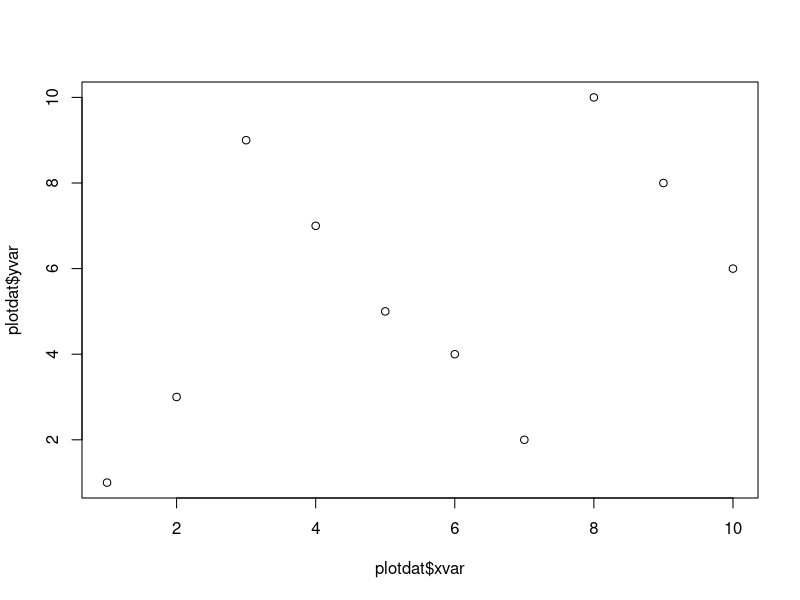
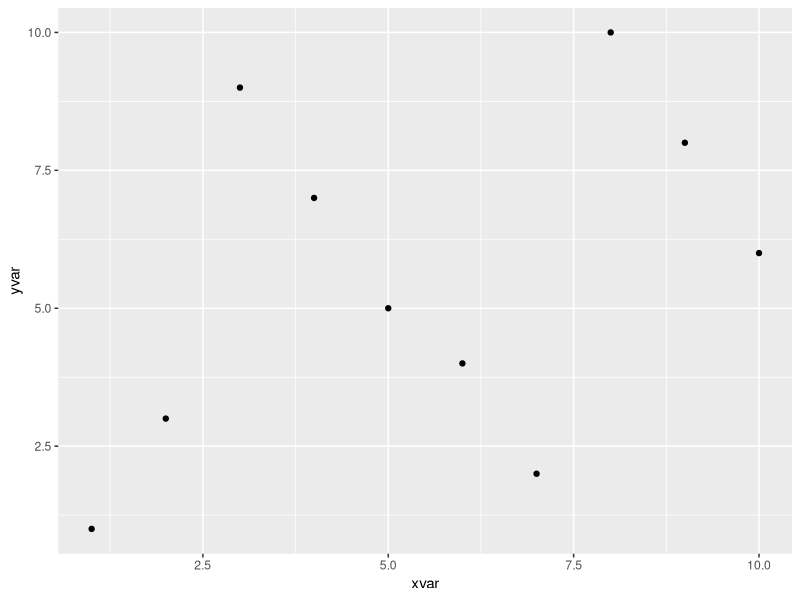
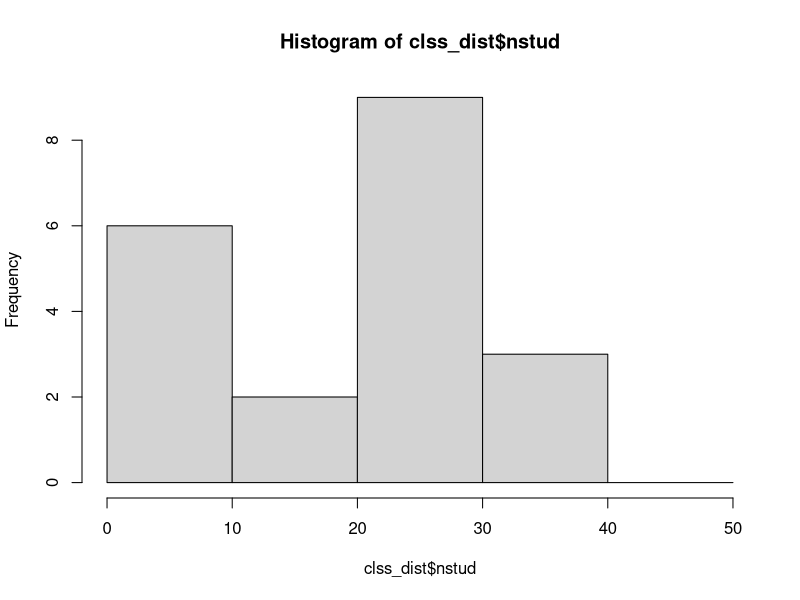
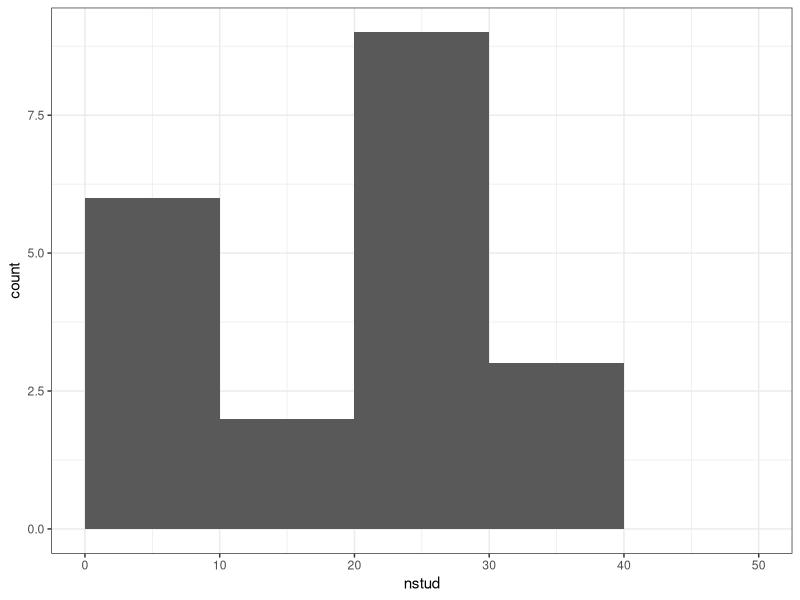
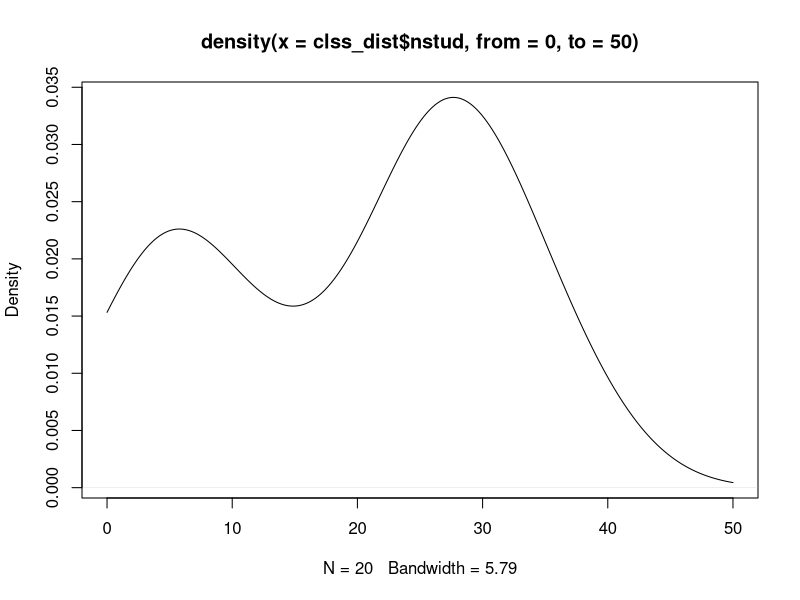
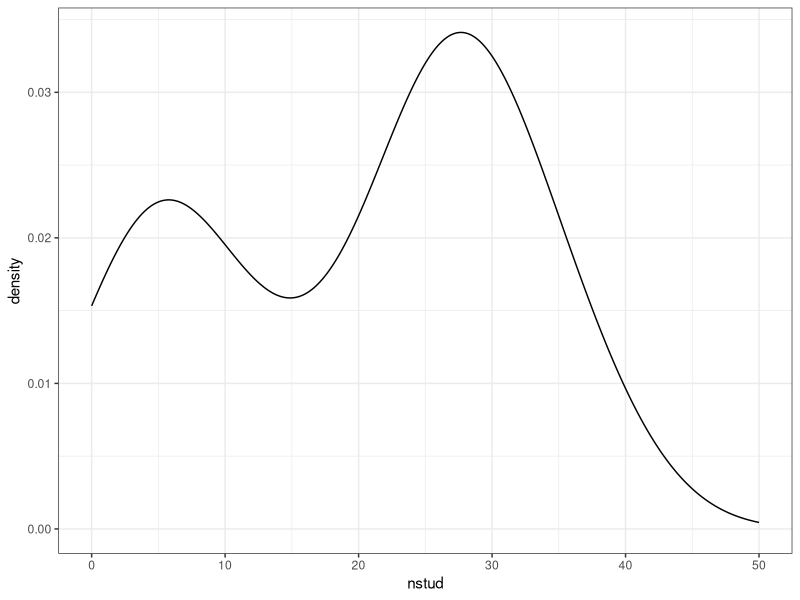
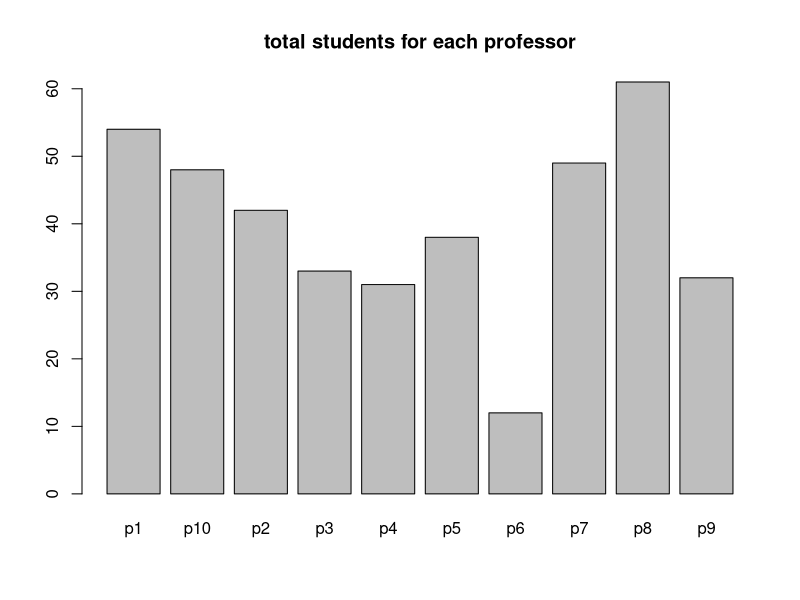
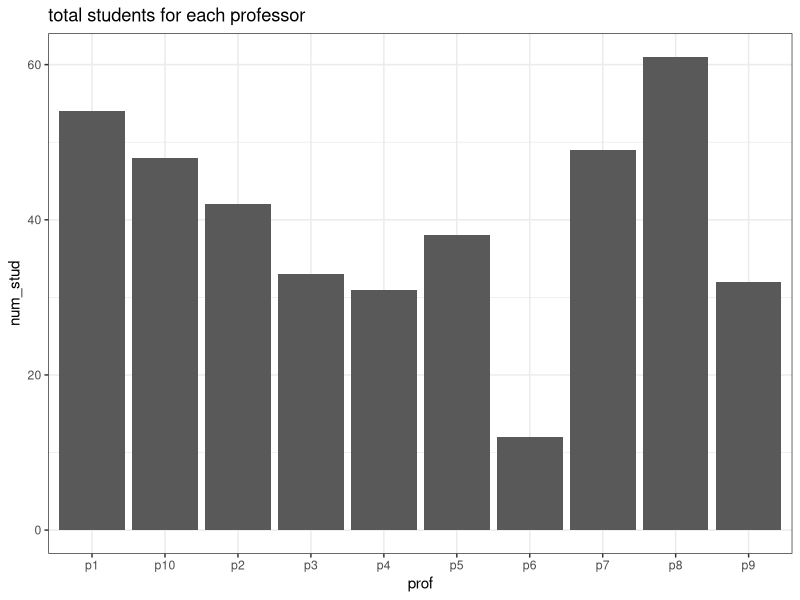

Generate these figures, in order, with R:
### load dependencies and functions #######################
# === === === === === === 
#
# pipe-chaining operators
library("magrittr")
# chainable data manipulation operations
library("dplyr")
# the best graphics framework around
library("ggplot2")
#
# define some functions that we'll use below
round_up <- function(x, to=10){
  # round number up to nearest increment of 'to'
  to * (x %/% to + ifelse(x %% to != 0, 1, 0))
}
# === === === === === === 


### simulate some data ####################################
# === === === === === === 
#
# specify number of profs, students, classes
nprof <- 10
nstud <- 100
nclss <- 20
#
# specify num classes taught by profs, taken by students
nteach <- nclss/nprof
ntake  <- 4
#
# create identifiers for profs, studs, classes
prof <- paste0("p", seq_len(nprof))
stud <- paste0("s", seq_len(nstud))
clss <- paste0("c", seq_len(nclss))
#
# assign profs to classes
profclss <- data.frame(
  prof=rep(prof, times=nteach),
  clss=rep(clss, length.out=nprof*nteach), 
  stringsAsFactors=FALSE
)
#
# assign students to classes
studclss <- data.frame(
  # each student, repeated "takes" times
  stud=rep(stud, times=ntake) ,
  # assign students to classes
  clss=c(
    # make sure every student has at least one class
    clss, 
    # randomly assign students to the rest of their classes
    sample(clss, size=(nstud*ntake) -nclss, replace=TRUE, prob=runif(nclss))
  ), 
  stringsAsFactors=FALSE
)
# === === === === === === 


### check and re-simulate data as necessary ###############
# === === === === === === 
#
# since we want our fake data to have certain properties, we'll check
# whether it has them. if it doesn't, we'll re-simulate the relevant bits 
# of it repeatedly until it looks the way we want it to. 
# [this is *not* what we'd do with genuine data, of course!]
#
# check for dupes (dupes = row numbers of studclass that are duplicates)
dupes <- which(duplicated(studclss))
#
# if there are dupes, reassign students to classes until dupes are gone
if (length(dupes) == 0){
  print("no dupes to worry about -- wha are the chances?!")
} else { 
  # assuming we *do* have dupes...
  # initialize counter, to count the number of iterations it takes 
  counter <- 1
  # this keeps looping until length(dupes) == 0, i.e. until dupes are gone
  while (length(dupes) > 0){
    # get a new random value of clss for rows that are dupes
    studclss$clss[dupes] <- sample(clss, size=length(dupes), replace=TRUE)
    # now check what dupes are left (if any)
    dupes <- which(duplicated(studclss))
    # print the iteration number and the number of dupes left
    print(paste0("iteration ",counter,": ",length(dupes)," dupes left"))
    # update the iteration counter
    counter <- counter + 1
  }
  # when while-loop is done running, check that we caught all dupe-enrollments
  studclss %>% group_by(stud) %>% summarize(
    hasdupe=length(clss) != length(unique(clss))
  ) %$% ifelse(
    sum(hasdupe) > 0, paste0("still got ",sum(hasdupe)," dupes!"), "dupes gone!"
  )
}
#
# check get distribution of course loads -- everyone shd have 4 
load_dist <- studclss %>% group_by(stud) %>% 
  summarize(nclss=length(unique(clss))) %$% nclss
#
if (unique(load_dist) != "4") {
  print("woah woah hold up, something is wrong! not everyone has 4 classes :/")
} else {
  print("all good -- everyone has exactly 4 classes. phew :p")
}
# === === === === === === 


### clean, transform, and organize data ###################
# === === === === === === 
#
# compute distribution of class sizes
clss_dist <- studclss %>% group_by(clss) %>% 
  summarize(nstud=length(unique(stud)))
#
# put the class sizes into categories, add as a column
clss_dist$nstud_cat <- cut(
  clss_dist$nstud, breaks=seq(from=0, to=round_up(max(clss_dist$nstud)), by=10)
)
#
# want to combine the prof-class table with the class size table 
# so first check that the columns we'll join by are identical
if (all(sort(unique(clss_dist$clss))==sort(unique(profclss$clss)))){
  print("id column is good to go :)")
} else print("different set of values in id columns :(")
#

# [START HEEEEEEERE] [START HEEEEEEERE] [START HEEEEEEERE] [START HEEEEEEERE]
# [START HEEEEEEERE] [START HEEEEEEERE] [START HEEEEEEERE] [START HEEEEEEERE]

# this sec needs to have:
#   - a reshape command
#   - two diff kinds of joins (or at least 1)
#   - a few dplyr verbs
#   - a pipe chain
#   - go back + forth btwn wide + long (maybe student logicals for each class?)

 
# organize the data into a "tidy" format
# we'll call the dataset we want 'dat'
# 
# we want dat to look like this:
# 
# student  class  professor  class_size  class_size_cat
# 
# 
# there's redundancy here, but in this case it's not inappropriate to have
# 
# first join profs and enrollments by class identifier
dat_prof <- full_join(clss_dist, profclss, by="clss")
# 
# then join students and enrollments by class identifier
dat_stud <- full_join(clss_dist, studclss, by="clss")
# 
# 
# === === === === === === 


### compute summary statistics ############################
# === === === === === === 

# compute summaries
# 
# 
# 
# num students per professor
profstats <- dat_prof %>% group_by(prof) %>% summarize(
  num_stud=sum(nstud), 
  num_clss=length(unique(clss)),
  mean_size=num_stud/num_clss,
  small=min(nstud),
  big=max(nstud)
)
# 
# class sizes per student
studstats <- dat_stud %>% group_by(stud) %>% summarize(
  num_stud=sum(nstud), 
  num_clss=length(unique(clss)),
  mean_size=num_stud/num_clss,
  small=min(nstud),
  big=max(nstud)
)

### ****save as [csv OR figure/table?!?!]****


### make some exploratory plots ###########################
# === === === === === === 
# 
# sample data for plot demo
plotdat <- data.frame(xvar=1:10, yvar=sample(1:10))
# 
# simple base plot syntax (scatter)
plot(x=plotdat$xvar, y=plotdat$yvar)
# 
# simple ggplot syntax (scatter)
ggplot(data=plotdat, aes(x=xvar, y=yvar)) + geom_point()
# 
# 
# make some plots using base graphics and ggplot2
# first change general appearance of ggplot2 plots via theme_set()
theme_set(theme_bw())
# [can also try: theme_* for * = classic(), minimal(), dark(), void(), etc. ]
# 
# histogram of class sizes
# base graphics:
hist(clss_dist$nstud, breaks=seq(0, 50, by=10))
# ggplot2 graphics:
ggplot(clss_dist) + 
  geom_histogram(aes(x=nstud), breaks=seq(0, 50, by=10))
# 
# density plot of class size
# base graphics:
plot(density(clss_dist$nstud, from=0, to=50))
# ggplot2 graphics:
ggplot(clss_dist) + 
  geom_density(aes(x=nstud)) + 
  scale_x_continuous(limits=c(0,50))
# 
# barplot with students per professor
# base graphics:
barplot(height=profstats$num_stud, names.arg=profstats$prof, 
        main="total students for each professor")
# ggplot2 graphics:
ggplot(profstats, aes(x=prof, y=num_stud)) + 
  geom_bar(stat="identity") +
  labs(title="total students for each professor")
# 
# [NEED TO HIT: FACETING, ERROR BARS, STYLING, GROUPING VARS, SAVING]
# 
# ANOTHER PLOT
# base graphics:
# plot(...)
# ggplot2 graphics:
# ggplot(...)
# 
# FINAL PLOT
# base graphics:
# plot(...)
# ggplot2 graphics:
# ggplot(...)



### fit some statistical models ###########################
# === === === === === === 

# still gotta figger aut wha modeling stuff to hit, if any



